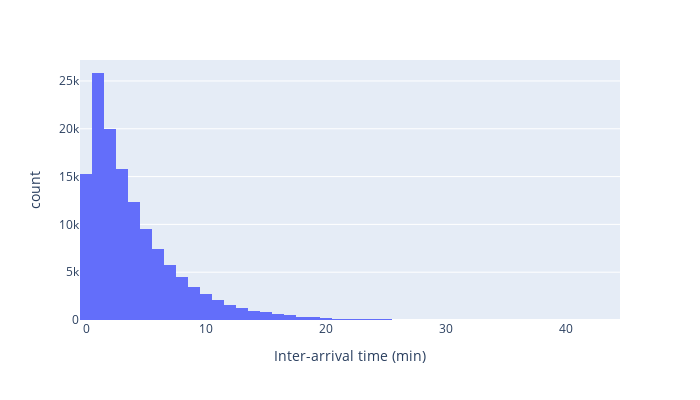

The notebook cell saved with this chart:
### Markdown cell above
Distribution of inter-arrival times. Based on this, would try exponential, gamma and Weibull distributions.

### Code cell
# Plot histogram of inter-arrival times
inspect_histogram(series=data["iat_mins"],
                  x_lab="Inter-arrival time (min)")

### Figure 1 — Plotly figure (JSON) as saved in the notebook; plotly's stock layout.template omitted (floating-point values rounded to 4 significant figures; data arrays with more than 128 entries replaced by an {"elided": "..."} marker saying what was removed)
{"data": [{"bingroup": "x", "hovertemplate": "Inter-arrival time (min): %{x}<br>Count: %{y}", "legendgroup": "iat_mins", "marker": {"color": "#636efa", "pattern": {"shape": ""}}, "name": "", "orientation": "v", "showlegend": true, "type": "histogram", "x": {"elided": "131916 float values"}, "xaxis": "x", "yaxis": "y"}], "layout": {"barmode": "relative", "height": 400, "legend": {"title": {"text": "variable"}, "tracegroupgap": 0}, "margin": {"t": 60}, "showlegend": false, "width": 700, "xaxis": {"anchor": "y", "domain": [0, 1], "title": {"text": "Inter-arrival time (min)"}}, "yaxis": {"anchor": "x", "domain": [0, 1], "title": {"text": "count"}}}}
